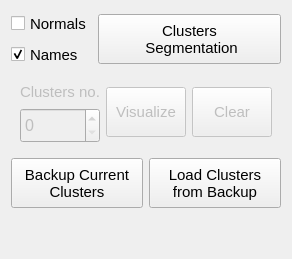
           <widget class="QWidget" name="tab_13">
            <attribute name="title">
             <string>Segmentation</string>
            </attribute>
            <layout class="QVBoxLayout" name="verticalLayout_3">
             <item>
              <layout class="QHBoxLayout" name="horizontalLayout_3">
               <item>
                <layout class="QVBoxLayout" name="verticalLayout_15">
                 <item>
                  <widget class="QCheckBox" name="checkBox_show_normals">
                   <property name="minimumSize">
                    <size>
                     <width>0</width>
                     <height>25</height>
                    </size>
                   </property>
                   <property name="font">
                    <font>
                     <pointsize>11</pointsize>
                    </font>
                   </property>
                   <property name="text">
                    <string>Normals</string>
                   </property>
                  </widget>
                 </item>
                 <item>
                  <widget class="QCheckBox" name="checkBox_show_cluster_name">
                   <property name="minimumSize">
                    <size>
                     <width>0</width>
                     <height>25</height>
                    </size>
                   </property>
                   <property name="font">
                    <font>
                     <pointsize>11</pointsize>
                    </font>
                   </property>
                   <property name="text">
                    <string>Names</string>
                   </property>
                   <property name="checked">
                    <bool>true</bool>
                   </property>
                  </widget>
                 </item>
                </layout>
               </item>
               <item>
                <widget class="QPushButton" name="pushButton_segmentation">
                 <property name="sizePolicy">
                  <sizepolicy hsizetype="Expanding" vsizetype="Fixed">
                   <horstretch>0</horstretch>
                   <verstretch>0</verstretch>
                  </sizepolicy>
                 </property>
                 <property name="minimumSize">
                  <size>
                   <width>0</width>
                   <height>50</height>
                  </size>
                 </property>
                 <property name="font">
                  <font>
                   <pointsize>11</pointsize>
                  </font>
                 </property>
                 <property name="styleSheet">
                  <string notr="true"/>
                 </property>
                 <property name="text">
                  <string>Clusters
 Segmentation</string>
                 </property>
                </widget>
               </item>
              </layout>
             </item>
             <item>
              <widget class="QFrame" name="frame_Cluster_Ctrl">
               <property name="enabled">
                <bool>false</bool>
               </property>
               <layout class="QHBoxLayout" name="horizontalLayout_2">
                <item>
                 <layout class="QVBoxLayout" name="verticalLayout_16">
                  <item>
                   <widget class="QLabel" name="label_33">
                    <property name="sizePolicy">
                     <sizepolicy hsizetype="Minimum" vsizetype="Fixed">
                      <horstretch>0</horstretch>
                      <verstretch>0</verstretch>
                     </sizepolicy>
                    </property>
                    <property name="minimumSize">
                     <size>
                      <width>0</width>
                      <height>20</height>
                     </size>
                    </property>
                    <property name="font">
                     <font>
                      <pointsize>11</pointsize>
                     </font>
                    </property>
                    <property name="text">
                     <string>Clusters no.</string>
                    </property>
                   </widget>
                  </item>
                  <item>
                   <widget class="QSpinBox" name="spinBox_clusters">
                    <property name="minimumSize">
                     <size>
                      <width>0</width>
                      <height>35</height>
                     </size>
                    </property>
                    <property name="font">
                     <font>
                      <pointsize>12</pointsize>
                     </font>
                    </property>
                    <property name="styleSheet">
                     <string notr="true"/>
                    </property>
                   </widget>
                  </item>
                 </layout>
                </item>
                <item>
                 <widget class="QPushButton" name="pushButton_visualize_clusters">
                  <property name="sizePolicy">
                   <sizepolicy hsizetype="Minimum" vsizetype="Fixed">
                    <horstretch>0</horstretch>
                    <verstretch>0</verstretch>
                   </sizepolicy>
                  </property>
                  <property name="minimumSize">
                   <size>
                    <width>0</width>
                    <height>50</height>
                   </size>
                  </property>
                  <property name="font">
                   <font>
                    <pointsize>11</pointsize>
                   </font>
                  </property>
                  <property name="styleSheet">
                   <string notr="true"/>
                  </property>
                  <property name="text">
                   <string>Visualize</string>
                  </property>
                 </widget>
                </item>
                <item>
                 <widget class="QPushButton" name="pushButton_clear_clusters">
                  <property name="sizePolicy">
                   <sizepolicy hsizetype="Minimum" vsizetype="Fixed">
                    <horstretch>0</horstretch>
                    <verstretch>0</verstretch>
                   </sizepolicy>
                  </property>
                  <property name="minimumSize">
                   <size>
                    <width>0</width>
                    <height>50</height>
                   </size>
                  </property>
                  <property name="font">
                   <font>
                    <pointsize>11</pointsize>
                   </font>
                  </property>
                  <property name="styleSheet">
                   <string notr="true"/>
                  </property>
                  <property name="text">
                   <string>Clear</string>
                  </property>
                 </widget>
                </item>
               </layout>
              </widget>
             </item>
             <item>
              <layout class="QHBoxLayout" name="horizontalLayout_78">
               <item>
                <widget class="QPushButton" name="pushButton_backup_curr_clusters">
                 <property name="sizePolicy">
                  <sizepolicy hsizetype="Minimum" vsizetype="Fixed">
                   <horstretch>0</horstretch>
                   <verstretch>0</verstretch>
                  </sizepolicy>
                 </property>
                 <property name="minimumSize">
                  <size>
                   <width>0</width>
                   <height>50</height>
                  </size>
                 </property>
                 <property name="font">
                  <font>
                   <pointsize>11</pointsize>
                  </font>
                 </property>
                 <property name="styleSheet">
                  <string notr="true"/>
                 </property>
                 <property name="text">
                  <string>Backup Current
Clusters</string>
                 </property>
                </widget>
               </item>
               <item>
                <widget class="QPushButton" name="pushButton_load_backup_clusters">
                 <property name="minimumSize">
                  <size>
                   <width>0</width>
                   <height>50</height>
                  </size>
                 </property>
                 <property name="font">
                  <font>
                   <pointsize>11</pointsize>
                  </font>
                 </property>
                 <property name="styleSheet">
                  <string notr="true"/>
                 </property>
                 <property name="text">
                  <string>Load Clusters
from Backup</string>
                 </property>
                </widget>
               </item>
              </layout>
             </item>
             <item>
              <spacer name="verticalSpacer_12">
               <property name="orientation">
                <enum>Qt::Vertical</enum>
               </property>
               <property name="sizeHint" stdset="0">
                <size>
                 <width>20</width>
                 <height>40</height>
                </size>
               </property>
              </spacer>
             </item>
            </layout>
           </widget>
